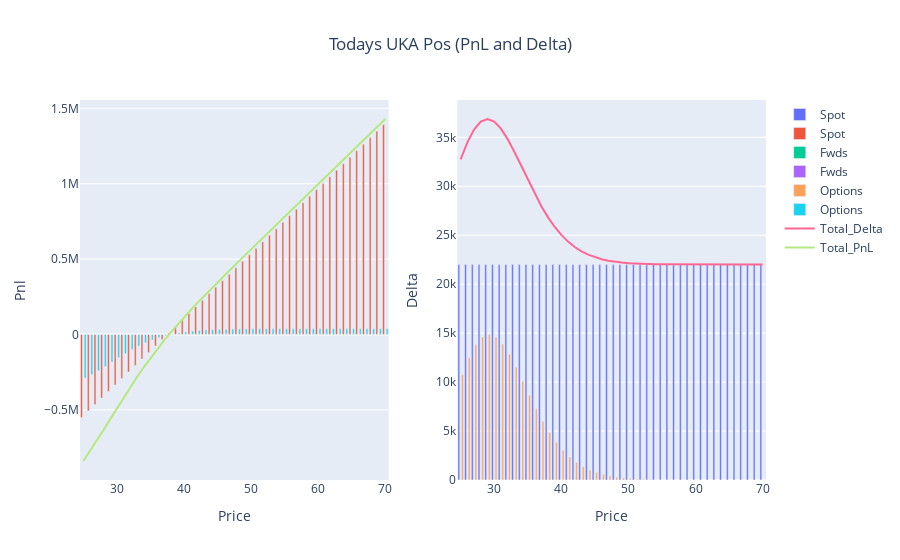

Here is the notebook cell this chart was saved with:
### Markdown cell above
# Today's Position

### Code cell
## USE THIS STYLE OF GRAPHING FOR TODAY DATE ENTRY ##
position_functions = Position_Reporting(positions, 'UKA', current_date)
pnl, delta, theta, vega, value = position_functions.combine_frame()

fig_d = go.Figure()

fig_d.add_trace(go.Bar(x=delta.Price, y=delta.Spot, name='Spot', base=0))
fig_d.add_trace(go.Bar(x=delta.Price, y=delta.Fwds, name='Fwds', base=0))
fig_d.add_trace(go.Bar(x=delta.Price, y=delta.Options, name='Options', base=0))
fig_d.add_trace(go.Scatter(x=delta.Price, y=delta.Total_Delta, mode='lines', name='Total_Delta'))

#fig_d.update_layout(title='UKA Delta Today', xaxis_title='Price', yaxis_title='Delta', barmode='stack')
#fig_d.show()

#~~~~~~~~~~~~~~~~~~~~~~~~~~~~~~~~~
fig_p = go.Figure()

fig_p.add_trace(go.Bar(x=pnl.Price, y=pnl.Spot, name='Spot', base=0))
fig_p.add_trace(go.Bar(x=pnl.Price, y=pnl.Fwds, name='Fwds', base=0))
fig_p.add_trace(go.Bar(x=pnl.Price, y=pnl.Options, name='Options', base=0))
fig_p.add_trace(go.Scatter(x=pnl.Price, y=pnl.Total_Pnl, mode='lines', name='Total_PnL'))

#fig_p.update_layout(title='UKA PnL Today', xaxis_title='Price', yaxis_title='pnl', barmode='stack')
#fig_p.show()


#~~~~~~~~~~~~~~~~~~~~~~~~~~~~~~~
fig = make_subplots(rows=1, cols=2)
for i in range(0,len(fig_d.data)):
    fig.add_trace(fig_d.data[i], row=1, col=2)
    fig.add_trace(fig_p.data[i], row=1, col=1)
    
#fig.update_layout(title={'text': 'Todays UKA Pos (PnL and Delta)','x': 0.5,'xanchor': 'center'}, barmode='stack')
fig.update_layout(title={'text': 'Todays UKA Pos (PnL and Delta)','x': 0.5,'xanchor': 'center'})

fig.update_xaxes(title_text="Price", row=1, col=1)
fig.update_yaxes(title_text="Pnl", row=1, col=1)
fig.update_xaxes(title_text="Price", row=1, col=2)
fig.update_yaxes(title_text="Delta", row=1, col=2)    
fig.show()

### Figure 1 — Plotly figure (JSON) as saved in the notebook; plotly's stock layout.template omitted (floating-point values rounded to 4 significant figures)
{"data": [{"base": 0, "name": "Spot", "type": "bar", "x": [25, 26, 27, 28, 29, 30, 31, 32, 33, 34, 35, 36, 37, 38, 39, 40, 41, 42, 43, 44, 45, 46, 47, 48, 49, 50, 51, 52, 53, 54, 55, 56, 57, 58, 59, 60, 61, 62, 63, 64, 65, 66, 67, 68, 69, 70], "xaxis": "x2", "y": [22000, 22000, 22000, 22000, 22000, 22000, 22000, 22000, 22000, 22000, 22000, 22000, 22000, 22000, 22000, 22000, 22000, 22000, 22000, 22000, 22000, 22000, 22000, 22000, 22000, 22000, 22000, 22000, 22000, 22000, 22000, 22000, 22000, 22000, 22000, 22000, 22000, 22000, 22000, 22000, 22000, 22000, 22000, 22000, 22000, 22000], "yaxis": "y2"}, {"base": 0, "name": "Spot", "type": "bar", "x": [25, 26, 27, 28, 29, 30, 31, 32, 33, 34, 35, 36, 37, 38, 39, 40, 41, 42, 43, 44, 45, 46, 47, 48, 49, 50, 51, 52, 53, 54, 55, 56, 57, 58, 59, 60, 61, 62, 63, 64, 65, 66, 67, 68, 69, 70], "xaxis": "x", "y": [-550600.0, -507500.0, -464300.0, -421200.0, -378000.0, -334900.0, -291700.0, -248600.0, -205400.0, -162300.0, -119100.0, -75950.0, -32800.0, 10360.0, 53510.0, 96660.0, 139800.0, 183000.0, 226100.0, 269300.0, 312400.0, 355600.0, 398700.0, 441900.0, 485000.0, 528200.0, 571300.0, 614500.0, 657700.0, 700800.0, 744000.0, 787100.0, 830300.0, 873400.0, 916600.0, 959700.0, 1003000.0, 1046000.0, 1089000.0, 1132000.0, 1175000.0, 1219000.0, 1262000.0, 1305000.0, 1348000.0, 1391000.0], "yaxis": "y"}, {"base": 0, "name": "Fwds", "type": "bar", "x": [25, 26, 27, 28, 29, 30, 31, 32, 33, 34, 35, 36, 37, 38, 39, 40, 41, 42, 43, 44, 45, 46, 47, 48, 49, 50, 51, 52, 53, 54, 55, 56, 57, 58, 59, 60, 61, 62, 63, 64, 65, 66, 67, 68, 69, 70], "xaxis": "x2", "y": [0, 0, 0, 0, 0, 0, 0, 0, 0, 0, 0, 0, 0, 0, 0, 0, 0, 0, 0, 0, 0, 0, 0, 0, 0, 0, 0, 0, 0, 0, 0, 0, 0, 0, 0, 0, 0, 0, 0, 0, 0, 0, 0, 0, 0, 0], "yaxis": "y2"}, {"base": 0, "name": "Fwds", "type": "bar", "x": [25, 26, 27, 28, 29, 30, 31, 32, 33, 34, 35, 36, 37, 38, 39, 40, 41, 42, 43, 44, 45, 46, 47, 48, 49, 50, 51, 52, 53, 54, 55, 56, 57, 58, 59, 60, 61, 62, 63, 64, 65, 66, 67, 68, 69, 70], "xaxis": "x", "y": [0, 0, 0, 0, 0, 0, 0, 0, 0, 0, 0, 0, 0, 0, 0, 0, 0, 0, 0, 0, 0, 0, 0, 0, 0, 0, 0, 0, 0, 0, 0, 0, 0, 0, 0, 0, 0, 0, 0, 0, 0, 0, 0, 0, 0, 0], "yaxis": "y"}, {"base": 0, "name": "Options", "type": "bar", "x": [25, 26, 27, 28, 29, 30, 31, 32, 33, 34, 35, 36, 37, 38, 39, 40, 41, 42, 43, 44, 45, 46, 47, 48, 49, 50, 51, 52, 53, 54, 55, 56, 57, 58, 59, 60, 61, 62, 63, 64, 65, 66, 67, 68, 69, 70], "xaxis": "x2", "y": [10760.0, 12480.0, 13800.0, 14610.0, 14870.0, 14610.0, 13890.0, 12820.0, 11520.0, 10100.0, 8658.0, 7270.0, 5990.0, 4851.0, 3865.0, 3035.0, 2352.0, 1799.0, 1361.0, 1018.0, 754.4, 554.0, 403.4, 291.4, 209.1, 149.0, 105.5, 74.3, 52.05, 36.29, 25.18, 17.41, 11.98, 8.222, 5.623, 3.834, 2.607, 1.768, 1.196, 0.8077, 0.5443, 0.3661, 0.2459, 0.1649, 0.1104, 0.07386], "yaxis": "y2"}, {"base": 0, "name": "Options", "type": "bar", "x": [25, 26, 27, 28, 29, 30, 31, 32, 33, 34, 35, 36, 37, 38, 39, 40, 41, 42, 43, 44, 45, 46, 47, 48, 49, 50, 51, 52, 53, 54, 55, 56, 57, 58, 59, 60, 61, 62, 63, 64, 65, 66, 67, 68, 69, 70], "xaxis": "x", "y": [-288700.0, -266000.0, -240200.0, -212400.0, -183400.0, -154500.0, -126600.0, -100500.0, -76640.0, -55490.0, -37150.0, -21590.0, -8646.0, 1931.0, 10430.0, 17150.0, 22400.0, 26440.0, 29510.0, 31820.0, 33550.0, 34820.0, 35750.0, 36420.0, 36910.0, 37250.0, 37500.0, 37680.0, 37800.0, 37880.0, 37940.0, 37980.0, 38010.0, 38030.0, 38050.0, 38050.0, 38060.0, 38060.0, 38070.0, 38070.0, 38070.0, 38070.0, 38070.0, 38070.0, 38070.0, 38070.0], "yaxis": "y"}, {"mode": "lines", "name": "Total_Delta", "type": "scatter", "x": [25, 26, 27, 28, 29, 30, 31, 32, 33, 34, 35, 36, 37, 38, 39, 40, 41, 42, 43, 44, 45, 46, 47, 48, 49, 50, 51, 52, 53, 54, 55, 56, 57, 58, 59, 60, 61, 62, 63, 64, 65, 66, 67, 68, 69, 70], "xaxis": "x2", "y": [32760.0, 34480.0, 35800.0, 36610.0, 36870.0, 36610.0, 35890.0, 34820.0, 33520.0, 32100.0, 30660.0, 29270.0, 27990.0, 26850.0, 25870.0, 25040.0, 24350.0, 23800.0, 23360.0, 23020.0, 22750.0, 22550.0, 22400.0, 22290.0, 22210.0, 22150.0, 22110.0, 22070.0, 22050.0, 22040.0, 22030.0, 22020.0, 22010.0, 22010.0, 22010.0, 22000.0, 22000.0, 22000.0, 22000.0, 22000.0, 22000.0, 22000.0, 22000.0, 22000.0, 22000.0, 22000.0], "yaxis": "y2"}, {"mode": "lines", "name": "Total_PnL", "type": "scatter", "x": [25, 26, 27, 28, 29, 30, 31, 32, 33, 34, 35, 36, 37, 38, 39, 40, 41, 42, 43, 44, 45, 46, 47, 48, 49, 50, 51, 52, 53, 54, 55, 56, 57, 58, 59, 60, 61, 62, 63, 64, 65, 66, 67, 68, 69, 70], "xaxis": "x", "y": [-839400.0, -773500.0, -704500.0, -633500.0, -561500.0, -489400.0, -418300.0, -349000.0, -282000.0, -217700.0, -156300.0, -97540.0, -41440.0, 12290.0, 63940.0, 113800.0, 162200.0, 209400.0, 255600.0, 301100.0, 346000.0, 390400.0, 434500.0, 478300.0, 521900.0, 565400.0, 608800.0, 652200.0, 695400.0, 738700.0, 781900.0, 825100.0, 868300.0, 911400.0, 954600.0, 997800.0, 1041000.0, 1084000.0, 1127000.0, 1170000.0, 1214000.0, 1257000.0, 1300000.0, 1343000.0, 1386000.0, 1429000.0], "yaxis": "y"}], "layout": {"title": {"text": "Todays UKA Pos (PnL and Delta)", "x": 0.5, "xanchor": "center"}, "xaxis": {"anchor": "y", "domain": [0, 0.45], "title": {"text": "Price"}}, "xaxis2": {"anchor": "y2", "domain": [0.55, 1], "title": {"text": "Price"}}, "yaxis": {"anchor": "x", "domain": [0, 1], "title": {"text": "Pnl"}}, "yaxis2": {"anchor": "x2", "domain": [0, 1], "title": {"text": "Delta"}}}}
